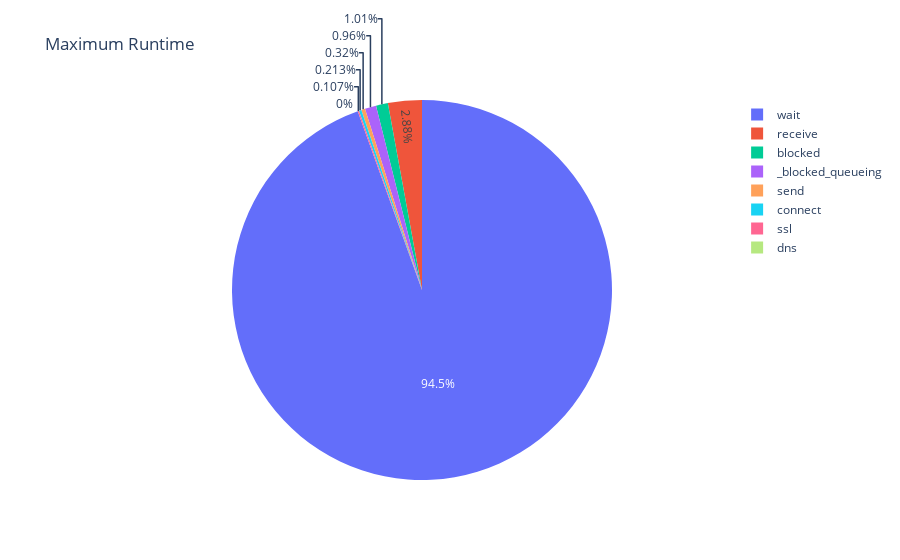

The cell this chart's notebook holds for it:
### Code cell
fig = px.pie(df, values=values_maximum_runtime, names=df.index, title='Maximum Runtime')
fig.show()

### Figure 1 — Plotly figure (JSON) as saved in the notebook; plotly's stock layout.template omitted (floating-point values rounded to 4 significant figures)
{"data": [{"domain": {"x": [0, 1], "y": [0, 1]}, "hovertemplate": "index=%{label}<br>value=%{value}<extra></extra>", "labels": ["blocked", "_blocked_queueing", "dns", "connect", "send", "wait", "receive", "ssl"], "legendgroup": "", "name": "", "showlegend": true, "type": "pie", "values": ["0.19", "0.18", "0.00", "0.04", "0.06", "17.72", "0.54", "0.02"]}], "layout": {"legend": {"tracegroupgap": 0}, "title": {"text": "Maximum Runtime"}}}
